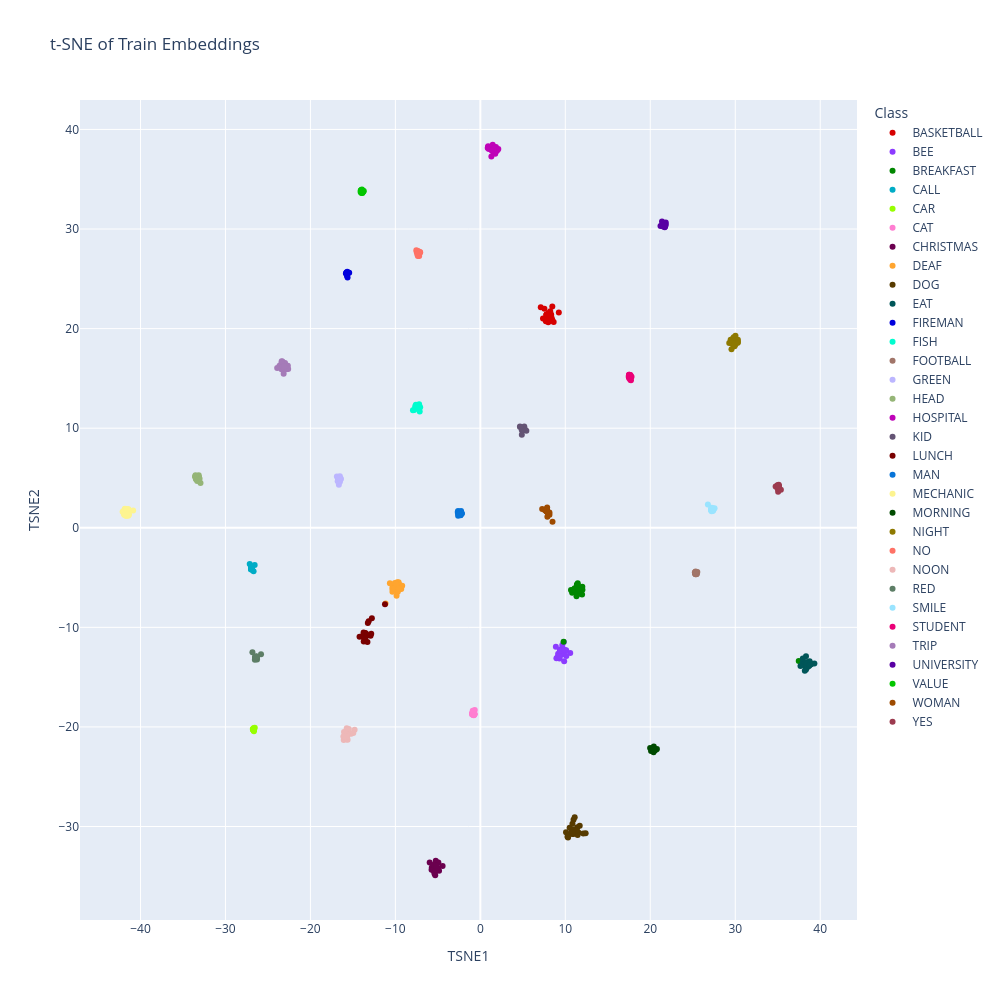

Notebook code for this chart:
### Code cell
embeddings = train["embeddings"]
labels = train["labels"]
id_to_label = train["id_to_label"]

class_names = [id_to_label[label] for label in labels]

tsne = TSNE(
    n_components=2,
    perplexity=30,
    learning_rate="auto",
    init="pca",
    random_state=42
)

embeddings_2d = tsne.fit_transform(embeddings)

df = pd.DataFrame({
    "TSNE1": embeddings_2d[:, 0],
    "TSNE2": embeddings_2d[:, 1],
    "Class": class_names
})

palette_32 = cc.glasbey[:32]

fig = px.scatter(
    df,
    x="TSNE1",
    y="TSNE2",
    color="Class",
    title="t-SNE of Train Embeddings",
    width=1000,
    height=1000,
    color_discrete_sequence=palette_32
)

fig.show()

### Figure 1 — Plotly figure (JSON) as saved in the notebook; plotly's stock layout.template omitted (floating-point values rounded to 4 significant figures)
{"data": [{"hovertemplate": "Class=BASKETBALL<br>TSNE1=%{x}<br>TSNE2=%{y}<extra></extra>", "legendgroup": "BASKETBALL", "marker": {"color": "#d60000", "symbol": "circle"}, "mode": "markers", "name": "BASKETBALL", "orientation": "v", "showlegend": true, "type": "scatter", "x": [7.112, 7.712, 8.175, 7.372, 7.988, 8.334, 9.234, 7.793, 8.039, 8.024, 8.036, 7.709, 7.861, 8.45, 7.802, 7.799, 8.125, 8.224, 7.902, 7.893, 8.629, 7.939, 8.108, 7.54, 8.469, 7.883, 8.023, 7.786, 8.348, 7.851, 8.036, 7.969, 7.76, 8.284], "xaxis": "x", "y": [22.15, 20.74, 21.12, 21.0, 20.64, 21.42, 21.62, 21.41, 21.37, 21.36, 21.57, 21.05, 21.38, 20.95, 21.41, 21.14, 20.77, 21.74, 21.18, 21.37, 20.65, 20.99, 21.2, 21.99, 22.22, 21.31, 21.49, 20.82, 21.22, 20.77, 21.44, 20.92, 21.38, 21.11], "yaxis": "y"}, {"hovertemplate": "Class=BEE<br>TSNE1=%{x}<br>TSNE2=%{y}<extra></extra>", "legendgroup": "BEE", "marker": {"color": "#8c3bff", "symbol": "circle"}, "mode": "markers", "name": "BEE", "orientation": "v", "showlegend": true, "type": "scatter", "x": [10.58, 10.11, 9.355, 9.661, 9.431, 9.324, 9.488, 9.263, 9.203, 9.225, 9.256, 8.887, 9.159, 9.08, 9.646, 9.831, 9.406, 9.624, 9.707, 9.519, 10.12, 9.471, 9.219, 9.434, 8.953, 9.865, 9.814, 9.329, 9.942, 9.288], "xaxis": "x", "y": [-12.57, -12.3, -12.25, -12.02, -12.38, -13.13, -12.24, -12.83, -12.75, -12.93, -12.83, -11.95, -12.65, -13.01, -11.78, -12.56, -12.73, -12.62, -12.71, -12.69, -12.88, -12.64, -12.94, -12.35, -13.11, -13.4, -11.46, -12.93, -12.27, -12.9], "yaxis": "y"}, {"hovertemplate": "Class=BREAKFAST<br>TSNE1=%{x}<br>TSNE2=%{y}<extra></extra>", "legendgroup": "BREAKFAST", "marker": {"color": "#018700", "symbol": "circle"}, "mode": "markers", "name": "BREAKFAST", "orientation": "v", "showlegend": true, "type": "scatter", "x": [11.68, 11.55, 11.36, 12.02, 9.8, 11.44, 11.37, 11.42, 10.81, 11.46, 11.46, 11.11, 11.4, 11.61, 11.74, 11.37, 10.67, 11.97, 11.59, 11.5, 11.32, 37.47, 12.0, 11.42, 11.56, 11.01, 11.86, 11.6, 11.4, 11.59], "xaxis": "x", "y": [-6.338, -6.452, -5.844, -6.23, -11.44, -5.745, -6.493, -5.839, -6.524, -5.582, -6.438, -6.071, -5.723, -6.434, -6.201, -5.706, -6.255, -6.713, -6.471, -6.29, -6.868, -13.37, -5.923, -5.8, -6.558, -6.183, -6.639, -6.461, -6.632, -6.285], "yaxis": "y"}, {"hovertemplate": "Class=CALL<br>TSNE1=%{x}<br>TSNE2=%{y}<extra></extra>", "legendgroup": "CALL", "marker": {"color": "#00acc6", "symbol": "circle"}, "mode": "markers", "name": "CALL", "orientation": "v", "showlegend": true, "type": "scatter", "x": [-26.96, -26.98, -26.9, -26.91, -26.97, -26.95, -26.95, -26.97, -26.94, -26.92, -26.98, -26.69, -26.95, -26.95, -26.9, -26.94, -26.95, -26.98, -27.14, -26.95, -26.56, -26.91], "xaxis": "x", "y": [-4.071, -4.155, -4.04, -4.066, -4.049, -4.061, -4.028, -3.958, -4.034, -4.043, -4.189, -4.36, -3.994, -4.042, -4.123, -3.986, -4.046, -4.162, -3.635, -4.042, -3.75, -4.196], "yaxis": "y"}, {"hovertemplate": "Class=CAR<br>TSNE1=%{x}<br>TSNE2=%{y}<extra></extra>", "legendgroup": "CAR", "marker": {"color": "#97ff00", "symbol": "circle"}, "mode": "markers", "name": "CAR", "orientation": "v", "showlegend": true, "type": "scatter", "x": [-26.68, -26.69, -26.69, -26.69, -26.78, -26.71, -26.55, -26.7, -26.72, -26.68, -26.69, -26.65, -26.73, -26.67, -26.7, -26.69, -26.69, -26.71, -26.7, -26.67, -26.66, -26.67], "xaxis": "x", "y": [-20.27, -20.28, -20.28, -20.24, -20.21, -20.31, -20.08, -20.29, -20.25, -20.23, -20.28, -20.42, -20.25, -20.31, -20.25, -20.28, -20.3, -20.24, -20.31, -20.22, -20.1, -20.27], "yaxis": "y"}, {"hovertemplate": "Class=CAT<br>TSNE1=%{x}<br>TSNE2=%{y}<extra></extra>", "legendgroup": "CAT", "marker": {"color": "#ff7ed1", "symbol": "circle"}, "mode": "markers", "name": "CAT", "orientation": "v", "showlegend": true, "type": "scatter", "x": [-0.8104, -0.7664, -0.7388, -0.7236, -0.9355, -0.884, -0.691, -0.8822, -0.9186, -0.8185, -0.6573, -0.9659, -0.8428, -0.9586, -0.7003, -0.8693, -0.9129, -0.7269, -0.732, -0.9412, -0.9266, -0.708, -0.6915, -0.8975], "xaxis": "x", "y": [-18.63, -18.84, -18.72, -18.75, -18.64, -18.75, -18.7, -18.68, -18.61, -18.77, -18.3, -18.76, -18.78, -18.66, -18.7, -18.72, -18.72, -18.67, -18.77, -18.61, -18.67, -18.73, -18.72, -18.39], "yaxis": "y"}, {"hovertemplate": "Class=CHRISTMAS<br>TSNE1=%{x}<br>TSNE2=%{y}<extra></extra>", "legendgroup": "CHRISTMAS", "marker": {"color": "#6b004f", "symbol": "circle"}, "mode": "markers", "name": "CHRISTMAS", "orientation": "v", "showlegend": true, "type": "scatter", "x": [-5.963, -5.245, -5.119, -4.443, -5.715, -5.171, -5.225, -5.396, -5.216, -5.743, -5.549, -5.37, -5.271, -5.56, -5.084, -5.309, -4.94, -4.997, -5.332, -5.394, -4.86, -5.471, -5.523, -5.152, -5.241, -5.238, -5.364, -5.103, -5.413, -5.201], "xaxis": "x", "y": [-33.6, -33.45, -34.29, -33.95, -34.12, -34.28, -34.3, -34.75, -34.33, -34.35, -33.86, -34.26, -34.31, -34.36, -34.29, -34.9, -33.61, -34.2, -34.15, -34.62, -34.45, -34.26, -34.36, -33.95, -34.16, -34.38, -34.01, -34.12, -33.88, -33.95], "yaxis": "y"}, {"hovertemplate": "Class=DEAF<br>TSNE1=%{x}<br>TSNE2=%{y}<extra></extra>", "legendgroup": "DEAF", "marker": {"color": "#ffa52f", "symbol": "circle"}, "mode": "markers", "name": "DEAF", "orientation": "v", "showlegend": true, "type": "scatter", "x": [-9.788, -9.563, -10.32, -9.792, -9.52, -10.36, -9.944, -10.34, -9.786, -9.62, -9.606, -9.849, -9.673, -9.719, -9.582, -9.311, -9.859, -10.06, -9.198, -9.699, -10.64, -9.92, -9.715, -9.944, -11.15, -10.1, -9.765, -9.906, -9.597, -9.86], "xaxis": "x", "y": [-5.914, -5.939, -5.924, -6.066, -5.943, -6.12, -5.972, -6.429, -5.461, -5.481, -6.23, -5.878, -5.941, -5.818, -5.646, -6.159, -5.975, -5.558, -5.828, -5.77, -5.559, -6.021, -6.419, -6.21, -7.595, -6.109, -5.944, -5.627, -6.097, -6.821], "yaxis": "y"}, {"hovertemplate": "Class=DOG<br>TSNE1=%{x}<br>TSNE2=%{y}<extra></extra>", "legendgroup": "DOG", "marker": {"color": "#573b00", "symbol": "circle"}, "mode": "markers", "name": "DOG", "orientation": "v", "showlegend": true, "type": "scatter", "x": [11.18, 11.03, 11.41, 12.39, 10.86, 11.11, 11.38, 11.24, 11.13, 11.1, 10.75, 11.24, 10.95, 10.95, 10.93, 11.08, 11.18, 10.51, 10.93, 10.32, 10.92, 11.69, 10.93, 10.84, 11.58, 11.45, 10.96, 10.08, 10.68, 10.84, 10.25, 11.1, 12.12, 11.33, 10.88], "xaxis": "x", "y": [-30.42, -30.58, -30.08, -30.68, -30.34, -30.59, -30.48, -30.68, -30.33, -30.32, -30.51, -30.43, -30.3, -30.38, -30.67, -30.36, -30.47, -30.13, -30.34, -31.09, -30.56, -29.92, -30.74, -29.73, -30.63, -30.85, -29.33, -30.57, -30.67, -30.75, -31.02, -29.07, -30.69, -30.42, -30.57], "yaxis": "y"}, {"hovertemplate": "Class=EAT<br>TSNE1=%{x}<br>TSNE2=%{y}<extra></extra>", "legendgroup": "EAT", "marker": {"color": "#005659", "symbol": "circle"}, "mode": "markers", "name": "EAT", "orientation": "v", "showlegend": true, "type": "scatter", "x": [38.56, 39.31, 38.33, 38.5, 38.33, 38.44, 38.25, 38.48, 38.35, 37.95, 38.75, 38.3, 37.95, 38.16, 38.8, 38.93, 38.3, 38.16, 38.39, 38.65, 38.51, 38.76, 38.35, 38.57, 38.77, 38.45, 38.19, 37.68, 38.5, 38.77], "xaxis": "x", "y": [-13.67, -13.62, -14.25, -13.94, -12.9, -13.97, -13.86, -13.78, -13.53, -13.49, -13.41, -14.0, -13.13, -13.62, -13.75, -13.71, -13.81, -13.69, -13.5, -13.9, -13.84, -13.6, -13.73, -13.65, -13.52, -14.01, -14.35, -13.89, -13.61, -13.77], "yaxis": "y"}, {"hovertemplate": "Class=FIREMAN<br>TSNE1=%{x}<br>TSNE2=%{y}<extra></extra>", "legendgroup": "FIREMAN", "marker": {"color": "#0000dd", "symbol": "circle"}, "mode": "markers", "name": "FIREMAN", "orientation": "v", "showlegend": true, "type": "scatter", "x": [-15.65, -15.63, -15.43, -15.7, -15.6, -15.66, -15.75, -15.76, -15.62, -15.67, -15.67, -15.51, -15.66, -15.66, -15.7, -15.65, -15.72, -15.73, -15.78, -15.82, -15.7, -15.68, -15.65], "xaxis": "x", "y": [25.56, 25.14, 25.6, 25.61, 25.61, 25.54, 25.54, 25.64, 25.59, 25.46, 25.7, 25.61, 25.55, 25.55, 25.58, 25.59, 25.54, 25.56, 25.55, 25.53, 25.31, 25.59, 25.55], "yaxis": "y"}, {"hovertemplate": "Class=FISH<br>TSNE1=%{x}<br>TSNE2=%{y}<extra></extra>", "legendgroup": "FISH", "marker": {"color": "#00fdcf", "symbol": "circle"}, "mode": "markers", "name": "FISH", "orientation": "v", "showlegend": true, "type": "scatter", "x": [-7.473, -7.402, -7.137, -7.084, -7.66, -7.455, -7.499, -7.524, -7.93, -7.515, -7.496, -7.207, -7.521, -7.462, -7.475, -7.501, -7.489, -7.507, -7.795, -7.586, -7.449, -7.614, -7.458, -7.366], "xaxis": "x", "y": [12.05, 12.09, 11.67, 12.09, 12.21, 12.12, 12.03, 12.03, 11.81, 12.11, 12.07, 12.41, 12.03, 12.13, 11.98, 12.05, 12.06, 12.06, 11.83, 12.35, 12.05, 12.09, 12.05, 12.05], "yaxis": "y"}, {"hovertemplate": "Class=FOOTBALL<br>TSNE1=%{x}<br>TSNE2=%{y}<extra></extra>", "legendgroup": "FOOTBALL", "marker": {"color": "#a17569", "symbol": "circle"}, "mode": "markers", "name": "FOOTBALL", "orientation": "v", "showlegend": true, "type": "scatter", "x": [25.32, 25.48, 25.33, 25.34, 25.34, 25.37, 25.34, 25.31, 25.36, 25.33, 25.33, 25.39, 25.54, 25.25, 25.47, 25.46, 25.34, 25.33, 25.27, 25.3, 25.29, 25.34, 25.32], "xaxis": "x", "y": [-4.565, -4.462, -4.536, -4.503, -4.439, -4.498, -4.528, -4.514, -4.478, -4.62, -4.529, -4.669, -4.442, -4.477, -4.609, -4.634, -4.531, -4.673, -4.627, -4.623, -4.501, -4.397, -4.505], "yaxis": "y"}, {"hovertemplate": "Class=GREEN<br>TSNE1=%{x}<br>TSNE2=%{y}<extra></extra>", "legendgroup": "GREEN", "marker": {"color": "#bcb6ff", "symbol": "circle"}, "mode": "markers", "name": "GREEN", "orientation": "v", "showlegend": true, "type": "scatter", "x": [-16.62, -16.6, -16.53, -16.5, -16.5, -16.49, -16.68, -16.42, -16.59, -16.89, -16.65, -16.75, -16.55, -16.65, -16.53, -16.65, -16.56, -16.67, -16.79, -16.74, -16.47, -16.47, -16.65, -16.56], "xaxis": "x", "y": [4.966, 4.762, 5.163, 4.919, 4.937, 4.786, 4.792, 4.925, 4.842, 5.159, 4.991, 4.867, 4.907, 4.873, 4.61, 4.325, 4.812, 4.84, 4.67, 4.736, 4.929, 4.883, 4.936, 5.004], "yaxis": "y"}, {"hovertemplate": "Class=HEAD<br>TSNE1=%{x}<br>TSNE2=%{y}<extra></extra>", "legendgroup": "HEAD", "marker": {"color": "#95b577", "symbol": "circle"}, "mode": "markers", "name": "HEAD", "orientation": "v", "showlegend": true, "type": "scatter", "x": [-33.48, -33.47, -33.41, -33.33, -33.41, -33.38, -33.51, -33.47, -33.48, -33.4, -33.49, -33.48, -33.42, -33.24, -33.58, -33.47, -33.41, -33.14, -32.93, -33.34, -33.11, -33.05, -33.47, -33.53], "xaxis": "x", "y": [5.058, 5.021, 4.876, 4.698, 5.03, 4.922, 5.107, 5.058, 5.17, 4.964, 4.997, 5.025, 5.087, 5.05, 5.153, 4.865, 4.974, 5.266, 4.483, 4.971, 5.084, 4.927, 5.034, 5.279], "yaxis": "y"}, {"hovertemplate": "Class=HOSPITAL<br>TSNE1=%{x}<br>TSNE2=%{y}<extra></extra>", "legendgroup": "HOSPITAL", "marker": {"color": "#bf03b8", "symbol": "circle"}, "mode": "markers", "name": "HOSPITAL", "orientation": "v", "showlegend": true, "type": "scatter", "x": [1.831, 1.612, 1.562, 2.112, 1.572, 1.299, 1.576, 1.491, 1.55, 1.589, 1.546, 1.536, 1.565, 1.737, 1.591, 0.9217, 1.733, 1.588, 1.75, 1.584, 0.9065, 0.8683, 1.415, 2.009, 0.9933, 1.454, 1.577, 1.833, 1.602, 1.363], "xaxis": "x", "y": [38.23, 38.22, 37.8, 38.05, 37.87, 37.29, 37.83, 38.07, 38.1, 38.2, 37.83, 37.8, 37.8, 37.73, 38.08, 38.31, 37.8, 37.73, 37.56, 38.08, 38.23, 38.14, 37.86, 37.91, 38.03, 38.46, 38.1, 37.77, 38.05, 37.87], "yaxis": "y"}, {"hovertemplate": "Class=KID<br>TSNE1=%{x}<br>TSNE2=%{y}<extra></extra>", "legendgroup": "KID", "marker": {"color": "#645474", "symbol": "circle"}, "mode": "markers", "name": "KID", "orientation": "v", "showlegend": true, "type": "scatter", "x": [5.069, 5.036, 4.884, 5.102, 5.089, 5.081, 5.221, 5.071, 5.076, 5.045, 5.169, 5.093, 5.069, 5.057, 5.045, 5.066, 5.236, 4.882, 4.664, 5.052, 5.101, 4.684, 5.416], "xaxis": "x", "y": [9.912, 9.93, 9.79, 9.901, 9.904, 9.891, 9.835, 9.916, 9.906, 9.912, 10.16, 9.898, 9.861, 9.824, 9.85, 9.924, 9.888, 9.343, 10.17, 9.819, 9.825, 10.12, 9.749], "yaxis": "y"}, {"hovertemplate": "Class=LUNCH<br>TSNE1=%{x}<br>TSNE2=%{y}<extra></extra>", "legendgroup": "LUNCH", "marker": {"color": "#790000", "symbol": "circle"}, "mode": "markers", "name": "LUNCH", "orientation": "v", "showlegend": true, "type": "scatter", "x": [-13.62, -13.66, -12.77, -14.22, -13.42, -12.84, -13.14, -11.22, -13.47, -13.57, -13.61, -13.53, -13.55, -12.92, -13.72, -13.48, -13.46, -13.24, -13.47, -13.29, -13.48, -13.73, -13.5, -13.61, -13.45, -13.74, -13.47, -13.9, -13.55], "xaxis": "x", "y": [-11.09, -11.32, -9.098, -10.94, -10.85, -10.64, -9.393, -7.675, -10.86, -10.86, -11.09, -10.58, -11.23, -10.84, -11.42, -10.64, -10.63, -9.565, -10.84, -11.46, -10.8, -10.79, -10.87, -10.59, -10.8, -10.51, -10.81, -10.9, -11.08], "yaxis": "y"}, {"hovertemplate": "Class=MAN<br>TSNE1=%{x}<br>TSNE2=%{y}<extra></extra>", "legendgroup": "MAN", "marker": {"color": "#0774d8", "symbol": "circle"}, "mode": "markers", "name": "MAN", "orientation": "v", "showlegend": true, "type": "scatter", "x": [-2.38, -2.375, -2.215, -2.329, -2.617, -2.381, -2.414, -2.659, -2.314, -2.477, -2.292, -2.172, -2.328, -2.351, -2.624, -2.269, -2.282, -2.207, -2.633, -2.394, -2.33, -2.275, -2.495, -2.433], "xaxis": "x", "y": [1.32, 1.314, 1.398, 1.262, 1.218, 1.382, 1.389, 1.588, 1.505, 1.499, 1.565, 1.434, 1.293, 1.451, 1.691, 1.678, 1.492, 1.466, 1.433, 1.302, 1.479, 1.488, 1.43, 1.338], "yaxis": "y"}, {"hovertemplate": "Class=MECHANIC<br>TSNE1=%{x}<br>TSNE2=%{y}<extra></extra>", "legendgroup": "MECHANIC", "marker": {"color": "#fdf490", "symbol": "circle"}, "mode": "markers", "name": "MECHANIC", "orientation": "v", "showlegend": true, "type": "scatter", "x": [-41.41, -41.95, -41.69, -41.85, -41.81, -41.83, -41.35, -40.86, -41.91, -41.82, -41.42, -41.82, -41.65, -41.83, -41.35, -41.46, -41.95, -41.45, -41.67, -41.92, -42.1, -41.46, -41.88, -41.72, -41.63, -41.54, -41.6, -41.41, -41.59, -41.61], "xaxis": "x", "y": [1.547, 1.385, 1.173, 1.491, 1.576, 1.696, 1.317, 1.731, 1.433, 1.361, 1.851, 1.897, 1.742, 1.883, 1.683, 1.428, 1.692, 1.216, 1.347, 1.722, 1.617, 1.646, 1.288, 1.294, 1.826, 1.305, 1.829, 1.836, 1.319, 1.875], "yaxis": "y"}, {"hovertemplate": "Class=MORNING<br>TSNE1=%{x}<br>TSNE2=%{y}<extra></extra>", "legendgroup": "MORNING", "marker": {"color": "#004b00", "symbol": "circle"}, "mode": "markers", "name": "MORNING", "orientation": "v", "showlegend": true, "type": "scatter", "x": [20.39, 20.66, 20.45, 20.42, 20.41, 20.44, 20.43, 20.44, 20.43, 20.78, 20.4, 20.5, 20.43, 20.43, 20.33, 20.44, 20.38, 20.38, 20.38, 20.41, 19.98, 20.09, 20.44, 20.44], "xaxis": "x", "y": [-22.35, -22.29, -22.19, -22.38, -22.42, -22.32, -22.27, -22.27, -22.32, -22.22, -22.25, -22.36, -22.3, -22.28, -22.32, -22.37, -22.25, -22.36, -22.53, -21.95, -22.12, -22.43, -22.26, -22.28], "yaxis": "y"}, {"hovertemplate": "Class=NIGHT<br>TSNE1=%{x}<br>TSNE2=%{y}<extra></extra>", "legendgroup": "NIGHT", "marker": {"color": "#8e7900", "symbol": "circle"}, "mode": "markers", "name": "NIGHT", "orientation": "v", "showlegend": true, "type": "scatter", "x": [29.63, 29.71, 29.92, 29.85, 30.19, 30.02, 29.45, 30.02, 29.82, 29.71, 30.31, 29.78, 29.73, 30.31, 29.81, 30.03, 29.8, 29.88, 30.3, 30.17, 29.92, 29.29, 29.87, 29.6, 30.17, 29.98, 30.06, 30.01, 29.84, 29.56], "xaxis": "x", "y": [18.52, 18.75, 18.24, 18.75, 18.72, 18.79, 18.88, 19.29, 18.78, 18.99, 18.87, 18.36, 18.45, 18.67, 19.14, 18.83, 18.69, 18.71, 18.58, 18.78, 18.5, 18.55, 18.43, 18.5, 18.59, 18.48, 18.55, 18.4, 18.4, 17.94], "yaxis": "y"}, {"hovertemplate": "Class=NO<br>TSNE1=%{x}<br>TSNE2=%{y}<extra></extra>", "legendgroup": "NO", "marker": {"color": "#ff7266", "symbol": "circle"}, "mode": "markers", "name": "NO", "orientation": "v", "showlegend": true, "type": "scatter", "x": [-7.402, -7.338, -7.337, -7.354, -7.377, -7.334, -7.2, -7.394, -7.271, -7.076, -7.392, -7.366, -7.238, -7.105, -7.496, -7.358, -7.394, -7.406, -7.533, -7.386, -7.261, -7.183, -7.414], "xaxis": "x", "y": [27.77, 27.71, 27.59, 27.3, 27.76, 27.62, 27.28, 27.62, 27.73, 27.64, 27.71, 27.67, 27.64, 27.69, 27.69, 27.68, 27.63, 27.64, 27.86, 27.73, 27.73, 27.65, 27.45], "yaxis": "y"}, {"hovertemplate": "Class=NOON<br>TSNE1=%{x}<br>TSNE2=%{y}<extra></extra>", "legendgroup": "NOON", "marker": {"color": "#edb8b8", "symbol": "circle"}, "mode": "markers", "name": "NOON", "orientation": "v", "showlegend": true, "type": "scatter", "x": [-15.2, -15.85, -15.84, -15.82, -15.43, -16.08, -15.71, -14.8, -15.64, -15.73, -15.86, -15.79, -15.63, -15.75, -16.04, -15.62, -15.74, -15.66, -15.8, -15.8, -15.47, -16.12, -15.72, -15.75, -15.84, -14.95, -15.91, -15.7, -15.8], "xaxis": "x", "y": [-20.68, -20.75, -21.01, -20.66, -20.64, -21.3, -21.25, -20.28, -20.58, -20.87, -21.07, -21.14, -20.87, -21.1, -20.51, -21.3, -20.7, -20.32, -21.04, -20.88, -20.2, -20.97, -20.13, -21.23, -21.1, -20.62, -20.55, -20.95, -20.96], "yaxis": "y"}, {"hovertemplate": "Class=RED<br>TSNE1=%{x}<br>TSNE2=%{y}<extra></extra>", "legendgroup": "RED", "marker": {"color": "#5d7e66", "symbol": "circle"}, "mode": "markers", "name": "RED", "orientation": "v", "showlegend": true, "type": "scatter", "x": [-26.34, -26.28, -26.38, -26.4, -26.52, -26.4, -26.34, -26.43, -26.37, -26.37, -26.44, -26.54, -26.34, -26.4, -26.45, -26.46, -26.36, -25.81, -26.52, -26.4, -26.82, -26.49, -26.5, -26.36], "xaxis": "x", "y": [-13.11, -13.22, -12.99, -13.08, -12.97, -13.15, -13.03, -12.99, -12.99, -12.96, -13.03, -13.25, -12.98, -13.07, -13.0, -12.98, -12.92, -12.7, -13.16, -12.95, -12.51, -13.06, -13.02, -12.94], "yaxis": "y"}, {"hovertemplate": "Class=SMILE<br>TSNE1=%{x}<br>TSNE2=%{y}<extra></extra>", "legendgroup": "SMILE", "marker": {"color": "#9ae4ff", "symbol": "circle"}, "mode": "markers", "name": "SMILE", "orientation": "v", "showlegend": true, "type": "scatter", "x": [27.2, 27.35, 27.25, 27.42, 27.15, 27.19, 27.23, 27.25, 27.19, 27.2, 27.22, 27.35, 27.2, 27.29, 27.56, 27.27, 27.25, 26.78, 27.32, 27.21, 27.18, 27.32, 27.38, 27.24], "xaxis": "x", "y": [1.864, 1.858, 1.874, 1.751, 1.757, 1.863, 1.745, 1.849, 1.993, 1.893, 1.787, 1.689, 1.873, 1.88, 1.948, 1.791, 1.857, 2.337, 1.877, 1.662, 1.82, 1.808, 1.925, 2.005], "yaxis": "y"}, {"hovertemplate": "Class=STUDENT<br>TSNE1=%{x}<br>TSNE2=%{y}<extra></extra>", "legendgroup": "STUDENT", "marker": {"color": "#eb0077", "symbol": "circle"}, "mode": "markers", "name": "STUDENT", "orientation": "v", "showlegend": true, "type": "scatter", "x": [17.73, 17.79, 17.46, 17.61, 17.61, 17.56, 17.5, 17.58, 17.61, 17.64, 17.56, 17.53, 17.48, 17.55, 17.66, 17.53, 17.51, 17.7, 17.57, 17.59, 17.63, 17.56, 17.54], "xaxis": "x", "y": [14.81, 15.17, 15.18, 15.02, 15.13, 15.22, 15.04, 15.25, 15.18, 14.87, 15.23, 15.24, 15.31, 15.27, 15.33, 15.36, 15.38, 15.19, 15.32, 15.27, 14.98, 15.2, 15.23], "yaxis": "y"}, {"hovertemplate": "Class=TRIP<br>TSNE1=%{x}<br>TSNE2=%{y}<extra></extra>", "legendgroup": "TRIP", "marker": {"color": "#a57bb8", "symbol": "circle"}, "mode": "markers", "name": "TRIP", "orientation": "v", "showlegend": true, "type": "scatter", "x": [-23.45, -23.06, -23.32, -23.15, -23.33, -23.07, -22.75, -23.08, -22.82, -23.3, -23.18, -23.46, -23.4, -23.23, -23.27, -22.66, -22.62, -23.09, -22.9, -23.43, -23.64, -23.15, -23.43, -23.27, -22.94, -22.98, -23.38, -22.91, -23.1, -23.1, -23.91], "xaxis": "x", "y": [16.21, 16.43, 15.89, 15.46, 15.98, 16.09, 16.28, 16.47, 15.92, 16.71, 16.48, 16.3, 16.18, 16.12, 16.58, 16.26, 15.94, 16.42, 16.29, 16.47, 16.26, 16.43, 15.93, 16.21, 15.97, 16.55, 16.73, 16.25, 16.07, 16.23, 16.05], "yaxis": "y"}, {"hovertemplate": "Class=UNIVERSITY<br>TSNE1=%{x}<br>TSNE2=%{y}<extra></extra>", "legendgroup": "UNIVERSITY", "marker": {"color": "#5900a3", "symbol": "circle"}, "mode": "markers", "name": "UNIVERSITY", "orientation": "v", "showlegend": true, "type": "scatter", "x": [21.7, 21.81, 21.69, 21.74, 21.66, 21.82, 21.67, 21.59, 21.69, 21.75, 21.63, 21.77, 21.7, 21.75, 21.63, 21.51, 21.2, 21.71, 21.62, 21.59, 21.38, 21.66, 21.67, 21.38], "xaxis": "x", "y": [30.19, 30.45, 30.22, 30.31, 30.35, 30.67, 30.32, 30.37, 30.29, 30.47, 30.37, 30.33, 30.3, 30.3, 30.45, 30.24, 30.3, 30.32, 30.4, 30.4, 30.75, 30.35, 30.29, 30.38], "yaxis": "y"}, {"hovertemplate": "Class=VALUE<br>TSNE1=%{x}<br>TSNE2=%{y}<extra></extra>", "legendgroup": "VALUE", "marker": {"color": "#03c600", "symbol": "circle"}, "mode": "markers", "name": "VALUE", "orientation": "v", "showlegend": true, "type": "scatter", "x": [-13.93, -13.78, -13.8, -14.08, -13.86, -13.81, -14.09, -13.86, -13.72, -13.95, -13.88, -14.0, -13.92, -13.93, -13.88, -13.93, -14.0, -13.87, -14.05, -13.9, -14.01, -13.87, -13.93], "xaxis": "x", "y": [33.84, 33.78, 33.79, 33.87, 33.79, 33.82, 33.72, 33.72, 33.81, 33.67, 33.83, 33.61, 33.77, 33.96, 33.74, 33.89, 33.79, 33.61, 33.83, 33.7, 33.92, 33.83, 33.78], "yaxis": "y"}, {"hovertemplate": "Class=WOMAN<br>TSNE1=%{x}<br>TSNE2=%{y}<extra></extra>", "legendgroup": "WOMAN", "marker": {"color": "#9e4b00", "symbol": "circle"}, "mode": "markers", "name": "WOMAN", "orientation": "v", "showlegend": true, "type": "scatter", "x": [7.891, 7.782, 7.794, 7.849, 7.915, 8.494, 7.674, 7.752, 7.864, 8.134, 7.809, 8.136, 7.276, 8.012, 7.849, 7.787, 7.572, 7.79, 7.872, 7.855, 7.89, 7.832, 7.744, 7.949], "xaxis": "x", "y": [1.644, 1.701, 1.723, 1.666, 1.58, 0.6042, 1.75, 1.671, 2.037, 1.541, 1.906, 1.307, 1.883, 1.358, 1.641, 1.737, 1.778, 1.711, 1.58, 1.644, 1.101, 1.626, 1.776, 1.58], "yaxis": "y"}, {"hovertemplate": "Class=YES<br>TSNE1=%{x}<br>TSNE2=%{y}<extra></extra>", "legendgroup": "YES", "marker": {"color": "#9c3b4f", "symbol": "circle"}, "mode": "markers", "name": "YES", "orientation": "v", "showlegend": true, "type": "scatter", "x": [35.05, 35.07, 35.07, 34.96, 35.07, 35.13, 35.06, 34.98, 34.75, 35.12, 35.13, 35.12, 35.13, 35.03, 35.05, 35.03, 35.1, 35.07, 35.02, 35.05, 35.12, 35.37, 35.13], "xaxis": "x", "y": [3.623, 4.057, 4.146, 4.263, 4.011, 3.9, 4.087, 3.941, 4.141, 3.988, 4.203, 4.308, 4.112, 4.058, 3.952, 4.108, 4.094, 4.141, 4.243, 4.131, 4.083, 3.821, 4.19], "yaxis": "y"}], "layout": {"height": 1000, "legend": {"title": {"text": "Class"}, "tracegroupgap": 0}, "title": {"text": "t-SNE of Train Embeddings"}, "width": 1000, "xaxis": {"anchor": "y", "domain": [0, 1], "title": {"text": "TSNE1"}}, "yaxis": {"anchor": "x", "domain": [0, 1], "title": {"text": "TSNE2"}}}}
